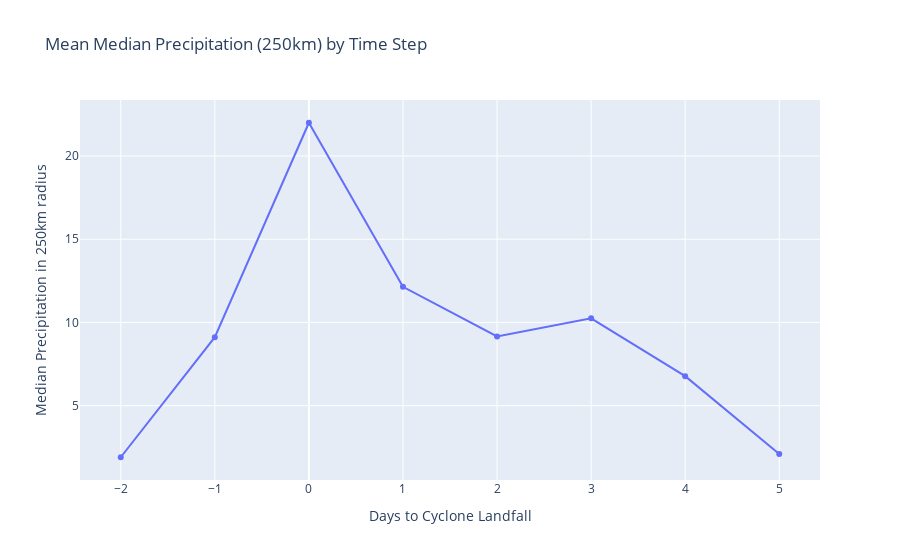

The notebook cell saved with this chart:
### Code cell
# Plot with Plotly
fig = px.line(
    mean_precip,
    x="time_step",
    y="median_precip",
    title="Mean Median Precipitation (250km) by Time Step",
    labels={
        "time_step": "Days to Cyclone Landfall",
        "median_precip": "Median Precipitation in 250km radius",
    },
)
fig.update_traces(mode="markers+lines")
fig.show()

### Figure 1 — Plotly figure (JSON) as saved in the notebook; plotly's stock layout.template omitted (floating-point values rounded to 4 significant figures)
{"data": [{"hovertemplate": "Days to Cyclone Landfall=%{x}<br>Median Precipitation in 250km radius=%{y}<extra></extra>", "legendgroup": "", "line": {"color": "#636efa", "dash": "solid"}, "marker": {"symbol": "circle"}, "mode": "markers+lines", "name": "", "orientation": "v", "showlegend": false, "type": "scatter", "x": [-2, -1, 0, 1, 2, 3, 4, 5], "xaxis": "x", "y": [1.9, 9.111, 22.0, 12.14, 9.161, 10.25, 6.773, 2.095], "yaxis": "y"}], "layout": {"legend": {"tracegroupgap": 0}, "title": {"text": "Mean Median Precipitation (250km) by Time Step"}, "xaxis": {"anchor": "y", "domain": [0, 1], "title": {"text": "Days to Cyclone Landfall"}}, "yaxis": {"anchor": "x", "domain": [0, 1], "title": {"text": "Median Precipitation in 250km radius"}}}}
